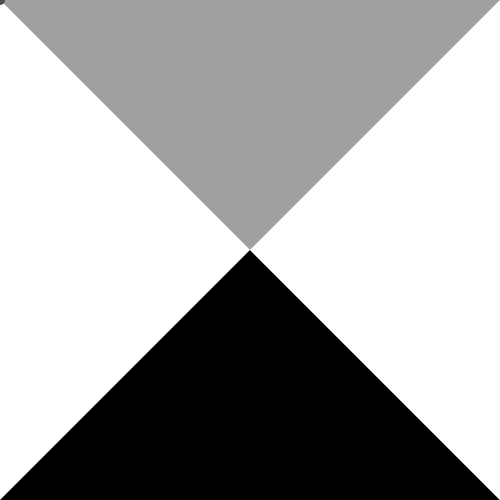
Frame 1 (no input)
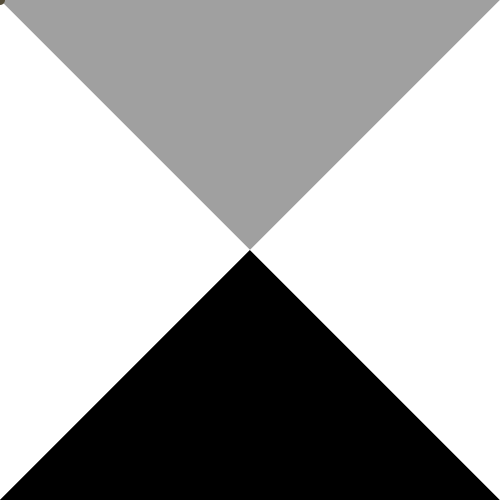
Frame 60 (the mouse pressed at the canvas centre just before this capture)
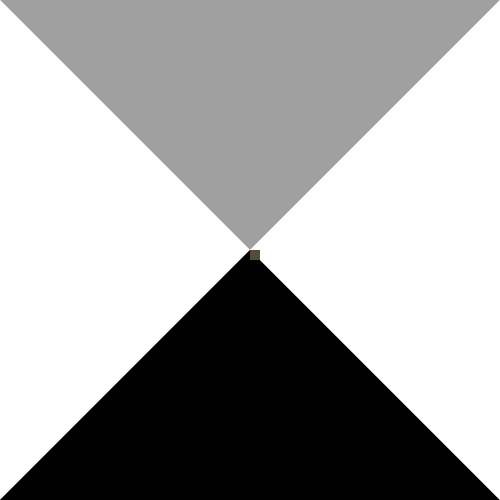
Frame 120 (the mouse held since frame 60 and released just before this capture)

The Processing sketch that drew these frames (run headless with seeded random() and noise(); from frame 60 on, the mouse is pressed at the canvas centre):

// Processing sketch: processing_184899
// ── processing_184899.pde

void setup(){
noStroke();
  smooth();
  noCursor();
  size(500,500);}

  void draw(){
    tris();
  polkadots();
 println(mouseX,",",mouseY);
  }
  
  
  
  void tris(){
    strokeWeight(2);
    fill(160);
    triangle(0,0,width,0,250,250);
    fill(255);
    triangle(0,0,0,height,250,250);
    fill(0);
    triangle(0,height,width,height,250,250);
    fill(255);
    triangle(width,height,width,0,250,250);
 
}


void polkadots(){ 
  
  if((mouseX>width/2 && (mouseY)>height/2)){
  {
     fill(84,76,56);
  ellipse(mouseX,mouseY,10,10);
  }
 }
   if((mouseX<width/2 && (mouseY)<height/2)){
  {
     fill(84,76,56);
  ellipse(mouseX,mouseY,10,10);
  }
 }
   else  {
     fill(84,76,56);
  rect(mouseX,mouseY,10,10);
  }
 }
